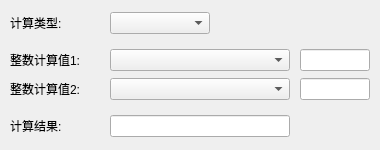
<?xml version="1.0" encoding="UTF-8"?>
<ui version="4.0">
 <class>BaseDataIntCalcWdg</class>
 <widget class="QWidget" name="BaseDataIntCalcWdg">
  <property name="geometry">
   <rect>
    <x>0</x>
    <y>0</y>
    <width>380</width>
    <height>150</height>
   </rect>
  </property>
  <property name="minimumSize">
   <size>
    <width>380</width>
    <height>0</height>
   </size>
  </property>
  <property name="maximumSize">
   <size>
    <width>382</width>
    <height>150</height>
   </size>
  </property>
  <property name="windowTitle">
   <string>Form</string>
  </property>
  <layout class="QVBoxLayout" name="verticalLayout">
   <property name="spacing">
    <number>0</number>
   </property>
   <property name="leftMargin">
    <number>10</number>
   </property>
   <property name="topMargin">
    <number>5</number>
   </property>
   <property name="rightMargin">
    <number>10</number>
   </property>
   <property name="bottomMargin">
    <number>5</number>
   </property>
   <item>
    <layout class="QHBoxLayout" name="hLayoutType">
     <property name="spacing">
      <number>20</number>
     </property>
     <item>
      <widget class="XMatLabel" name="lbType">
       <property name="minimumSize">
        <size>
         <width>80</width>
         <height>16</height>
        </size>
       </property>
       <property name="maximumSize">
        <size>
         <width>100</width>
         <height>16777215</height>
        </size>
       </property>
       <property name="text">
        <string>计算类型:</string>
       </property>
      </widget>
     </item>
     <item>
      <widget class="XMatComboBox" name="cmbType">
       <property name="minimumSize">
        <size>
         <width>100</width>
         <height>0</height>
        </size>
       </property>
       <property name="maximumSize">
        <size>
         <width>100</width>
         <height>16777215</height>
        </size>
       </property>
      </widget>
     </item>
     <item>
      <spacer name="hSpacerType">
       <property name="orientation">
        <enum>Qt::Horizontal</enum>
       </property>
       <property name="sizeHint" stdset="0">
        <size>
         <width>40</width>
         <height>20</height>
        </size>
       </property>
      </spacer>
     </item>
    </layout>
   </item>
   <item>
    <widget class="XMatHLine" name="xMatHLine1">
     <property name="minimumSize">
      <size>
       <width>0</width>
       <height>1</height>
      </size>
     </property>
     <property name="maximumSize">
      <size>
       <width>16777215</width>
       <height>1</height>
      </size>
     </property>
    </widget>
   </item>
   <item>
    <layout class="QHBoxLayout" name="hLayoutV1">
     <property name="spacing">
      <number>10</number>
     </property>
     <item>
      <widget class="XMatLabel" name="lbV1">
       <property name="minimumSize">
        <size>
         <width>80</width>
         <height>16</height>
        </size>
       </property>
       <property name="maximumSize">
        <size>
         <width>100</width>
         <height>16777215</height>
        </size>
       </property>
       <property name="text">
        <string>整数计算值1:</string>
       </property>
      </widget>
     </item>
     <item>
      <widget class="XMatComboBox" name="cmbV1">
       <property name="minimumSize">
        <size>
         <width>180</width>
         <height>0</height>
        </size>
       </property>
       <property name="maximumSize">
        <size>
         <width>180</width>
         <height>16777215</height>
        </size>
       </property>
      </widget>
     </item>
     <item>
      <widget class="XMatLineEdit" name="letV1">
       <property name="minimumSize">
        <size>
         <width>70</width>
         <height>0</height>
        </size>
       </property>
       <property name="maximumSize">
        <size>
         <width>70</width>
         <height>16777215</height>
        </size>
       </property>
      </widget>
     </item>
    </layout>
   </item>
   <item>
    <layout class="QHBoxLayout" name="hLayoutV2">
     <property name="spacing">
      <number>10</number>
     </property>
     <item>
      <widget class="XMatLabel" name="lbV2">
       <property name="minimumSize">
        <size>
         <width>80</width>
         <height>16</height>
        </size>
       </property>
       <property name="maximumSize">
        <size>
         <width>100</width>
         <height>16777215</height>
        </size>
       </property>
       <property name="text">
        <string>整数计算值2:</string>
       </property>
      </widget>
     </item>
     <item>
      <widget class="XMatComboBox" name="cmbV2">
       <property name="minimumSize">
        <size>
         <width>180</width>
         <height>0</height>
        </size>
       </property>
       <property name="maximumSize">
        <size>
         <width>180</width>
         <height>16777215</height>
        </size>
       </property>
      </widget>
     </item>
     <item>
      <widget class="XMatLineEdit" name="letV2">
       <property name="minimumSize">
        <size>
         <width>70</width>
         <height>0</height>
        </size>
       </property>
       <property name="maximumSize">
        <size>
         <width>70</width>
         <height>16777215</height>
        </size>
       </property>
      </widget>
     </item>
    </layout>
   </item>
   <item>
    <widget class="XMatHLine" name="xMatHLine2">
     <property name="minimumSize">
      <size>
       <width>0</width>
       <height>1</height>
      </size>
     </property>
     <property name="maximumSize">
      <size>
       <width>16777215</width>
       <height>1</height>
      </size>
     </property>
    </widget>
   </item>
   <item>
    <layout class="QHBoxLayout" name="hLayoutRet">
     <property name="spacing">
      <number>20</number>
     </property>
     <item>
      <widget class="XMatLabel" name="lbRet">
       <property name="minimumSize">
        <size>
         <width>80</width>
         <height>16</height>
        </size>
       </property>
       <property name="maximumSize">
        <size>
         <width>100</width>
         <height>16777215</height>
        </size>
       </property>
       <property name="text">
        <string>计算结果:</string>
       </property>
      </widget>
     </item>
     <item>
      <widget class="XMatLineEdit" name="letRet">
       <property name="minimumSize">
        <size>
         <width>180</width>
         <height>0</height>
        </size>
       </property>
       <property name="maximumSize">
        <size>
         <width>180</width>
         <height>16777215</height>
        </size>
       </property>
      </widget>
     </item>
     <item>
      <spacer name="hSpacerRet">
       <property name="orientation">
        <enum>Qt::Horizontal</enum>
       </property>
       <property name="sizeHint" stdset="0">
        <size>
         <width>40</width>
         <height>20</height>
        </size>
       </property>
      </spacer>
     </item>
    </layout>
   </item>
  </layout>
 </widget>
 <customwidgets>
  <customwidget>
   <class>XMatLineEdit</class>
   <extends>QLineEdit</extends>
   <header>XMatLineEdit.h</header>
  </customwidget>
  <customwidget>
   <class>XMatComboBox</class>
   <extends>QComboBox</extends>
   <header>XMatComboBox.h</header>
  </customwidget>
  <customwidget>
   <class>XMatLabel</class>
   <extends>QLabel</extends>
   <header>XMatLabel.h</header>
  </customwidget>
  <customwidget>
   <class>XMatHLine</class>
   <extends>QWidget</extends>
   <header>XMatHLine.h</header>
  </customwidget>
 </customwidgets>
 <resources/>
 <connections/>
</ui>
